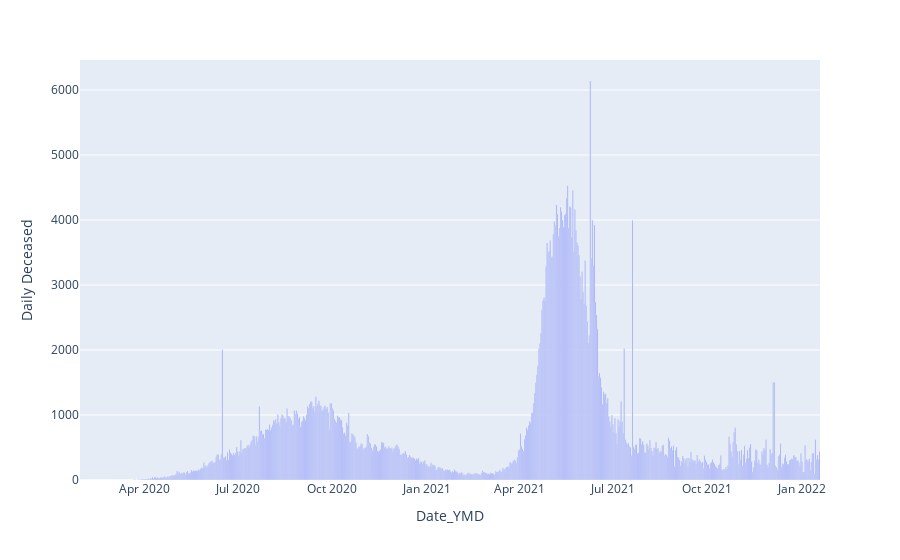

Notebook source saved alongside this figure:
### Code cell
import plotly.express as px
fig=px.bar(df, x='Date_YMD', y='Daily Deceased')
fig.show()

### Figure 1 — Plotly figure (JSON) as saved in the notebook; plotly's stock layout.template omitted (floating-point values rounded to 4 significant figures; data arrays with more than 128 entries replaced by an {"elided": "..."} marker saying what was removed)
{"data": [{"alignmentgroup": "True", "hovertemplate": "Date_YMD=%{x}<br>Daily Deceased=%{y}<extra></extra>", "legendgroup": "", "marker": {"color": "#636efa", "pattern": {"shape": ""}}, "name": "", "offsetgroup": "", "orientation": "v", "showlegend": false, "textposition": "auto", "type": "bar", "x": {"elided": "720 str values"}, "xaxis": "x", "y": {"elided": "720 int values"}, "yaxis": "y"}], "layout": {"barmode": "relative", "legend": {"tracegroupgap": 0}, "margin": {"t": 60}, "xaxis": {"anchor": "y", "domain": [0, 1], "title": {"text": "Date_YMD"}}, "yaxis": {"anchor": "x", "domain": [0, 1], "title": {"text": "Daily Deceased"}}}}
